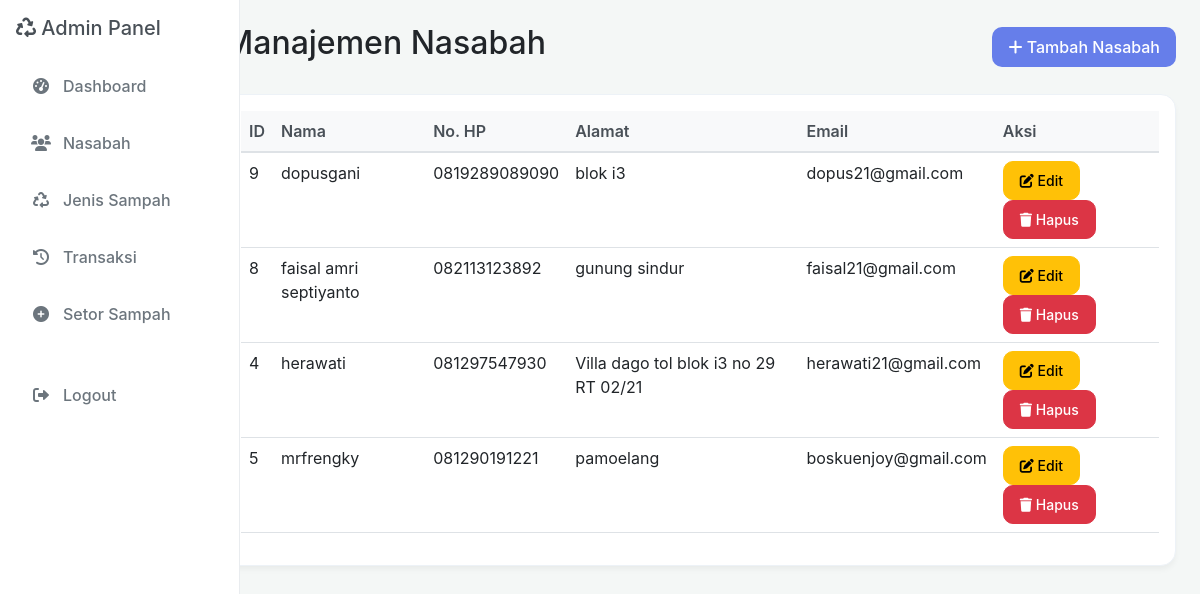
Screenshot of /nasabah.php (signed in) with the database file from the repository.
### tables this page shows
CREATE TABLE `users` (
  `id_users` int(11) NOT NULL,
  `nama` varchar(100) NOT NULL,
  `username` varchar(50) NOT NULL,
  `password` varchar(250) NOT NULL,
  `email` varchar(100) NOT NULL,
  `no_hp` varchar(15) DEFAULT NULL,
  `alamat` text DEFAULT NULL,
  `saldo` decimal(15,2) DEFAULT 0.00,
  `role` enum('admin','nasabah') DEFAULT 'nasabah',
  `tanggal_daftar` timestamp NOT NULL DEFAULT current_timestamp()
);

### nasabah.php (the view, shortened to what this page needs)
<?php
require_once 'config.php';
try {
    $stmt = $pdo->query("SELECT * FROM users WHERE role = 'nasabah' ORDER BY nama ASC");
    $nasabah = $stmt->fetchAll();
} catch(PDOException $e) {
    die("Error: " . $e->getMessage());
}
?>
<!DOCTYPE html>
<html lang="id">
<head>
    <link href="https://cdn.jsdelivr.net/npm/bootstrap@5.3.0/dist/css/bootstrap.min.css" rel="stylesheet">
    <link rel="stylesheet" href="https://cdnjs.cloudflare.com/ajax/libs/font-awesome/6.0.0/css/all.min.css">
</head>
<body>
    <div class="container-fluid">
        <div class="row">
            <div class="col-md-3 col-lg-2 px-0">
                <div class="sidebar p-3">
                    <h5 class="mb-4"><i class="fas fa-recycle"></i> Admin Panel</h5>
                    <ul class="nav flex-column">
                        <li class="nav-item mb-2">
                            <a class="nav-link" href="dashboard.php">
                                <i class="fas fa-tachometer-alt"></i> Dashboard
                            </a>
                        </li>
                        <li class="nav-item mb-2">
                            <a class="nav-link" href="nasabah.php">
                                <i class="fas fa-users"></i> Nasabah
                            </a>
                        </li>
                        <li class="nav-item mb-2">
                            <a class="nav-link" href="jenis_sampah.php">
                                <i class="fas fa-recycle"></i> Jenis Sampah
                            </a>
                        </li>
                        <li class="nav-item mb-2">
                            <a class="nav-link" href="transaksi.php">
                                <i class="fas fa-history"></i> Transaksi
                            </a>
                        </li>
                        <li class="nav-item mb-2">
                            <a class="nav-link" href="setor_sampah.php">
                                <i class="fas fa-plus-circle"></i> Setor Sampah
                            </a>
                        </li>
                        <li class="nav-item mt-4">
                            <a class="nav-link" href="logout.php">
                                <i class="fas fa-sign-out-alt"></i> Logout
                            </a>
                        </li>
                    </ul>
                </div>
            </div>
            <div class="col-md-9 col-lg-10 px-4 py-4">
                <div class="d-flex justify-content-between align-items-center mb-4">
                    <h2>Manajemen Nasabah</h2>
                    <button class="btn btn-primary btn-custom" data-bs-toggle="modal" data-bs-target="#addNasabahModal">
                        <i class="fas fa-plus"></i> Tambah Nasabah
                    </button>
                </div>
                <div class="card">
                    <div class="card-body">
                        <div class="table-responsive">
                            <table class="table table-hover">
                                <thead>
                                    <tr>
                                        <th>ID</th>
                                        <th>Nama</th>
                                        <th>No. HP</th>
                                        <th>Alamat</th>
                                        <th>Email</th>
                                        <th>Aksi</th>
                                    </tr>
                                </thead>
                                <tbody>
                                    <?php foreach ($nasabah as $n): ?>
                                        <tr>
                                            <td><?php echo $n['id_users']; ?></td>
                                            <td><?php echo htmlspecialchars($n['nama']); ?></td>
                                            <td><?php echo htmlspecialchars($n['no_hp']); ?></td>
                                            <td><?php echo htmlspecialchars($n['alamat']); ?></td>
                                            <td><?php echo htmlspecialchars($n['email']); ?></td>
                                            <td>
                                                <button class="btn btn-sm btn-warning btn-custom me-1"
                                                    onclick="editNasabah(
                                                        '<?php echo $n['id_users']; ?>',
                                                        '<?php echo htmlspecialchars($n['nama']); ?>',
                                                        '<?php echo htmlspecialchars($n['email']); ?>',
                                                        '<?php echo htmlspecialchars($n['no_hp']); ?>',
                                                        '<?php echo htmlspecialchars($n['alamat']); ?>'
                                                    )">
                                                    <i class="fas fa-edit"></i> Edit
                                                </button>
                                                <button class="btn btn-sm btn-danger btn-custom"
                                                        onclick="deleteNasabah(<?php echo $n['id_users']; ?>, '<?php echo htmlspecialchars($n['nama']); ?>')">
                                                    <i class="fas fa-trash"></i> Hapus
                                                </button>
                                            </td>
                                        </tr>
                                    <?php endforeach; ?>
                                </tbody>
                            </table>
                        </div>
                    </div>
                </div>
            </div>
        </div>
    </div>
</body>
</html>

### nasabah.php (style rules this page uses)
body { background-color: #f4f7f6; font-family: 'Inter', 'Segoe UI', sans-serif; margin: 0; overflow-x: hidden; }
.sidebar { height: 100vh; background: #ffffff !important; color: #495057 !important; position: fixed; top: 0; left: 0; width: 240px; z-index: 1000; overflow-y: auto; padding: 1.5rem 1rem; border-right: 1px solid #e9ecef; }
.btn-primary { background: #667eea !important; border: none !important; }
.sidebar .nav-link { color: #6c757d !important; font-weight: 500; border-radius: 10px; margin-bottom: 5px; padding: 10px 15px !important; display: flex !important; align-items: center !important; }
.sidebar .nav-link i { margin-right: 12px !important; width: 20px !important; text-align: center !important; }
.card { border: 1px solid #edf2f7 !important; border-radius: 15px; box-shadow: 0 4px 6px -1px rgba(0, 0, 0, 0.05) !important; background: #ffffff; }
.btn-custom { border-radius: 10px; padding: 8px 16px; font-weight: 500; }
.table th { background: #f8f9fa !important; color: #495057 !important; font-weight: 600; border-bottom: 2px solid #dee2e6 !important; border-top: none !important; }

### rows the page displays
users: id_users "9", nama "dopusgani", no_hp "0819289089090", alamat "blok i3", email "dopus21@gmail.com"
users: id_users "8", nama "faisal amri septiyanto", no_hp "082113123892", alamat "gunung sindur", email "faisal21@gmail.com"
users: id_users "4", nama "herawati", no_hp "081297547930", alamat "Villa dago tol blok i3 no 29 RT 02/21", email "herawati21@gmail.com"
users: id_users "5", nama "mrfrengky", no_hp "081290191221", alamat "pamoelang", email "boskuenjoy@gmail.com"
